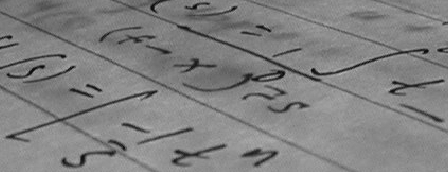
#> input picture skimage.data.text(), 448 x 172 px
$ jupyter execute --allow-errors Szkieletyzacja_zadania.ipynb
#> lines starting #> are read from the running program, lines starting #| are printed output that depends on the picture; after the words box and inside, x2 and y2 are one past the last pixel; in counts of white or black regions, pixels touching at a corner belong together
## Szkieletyzacja (skeletonization)

Szkieletyzacja polega na stopniowym usuwaniu pikseli z krawędzi obiektu, aż pozostanie jego szkielet — cienka linia biegnąca wzdłuż „środka” obiektu.
Szkielet zachowuje:
* kształt (ogólny zarys),
* topologię (połączenia między częściami),
* długość i układ rozgałęzień.

Piksele z brzegu obiektu są usuwane iteracyjnie, ale tylko wtedy, gdy:
* nie naruszają spójności obiektu,
* nie rozdzielają go na kilka części.

## Pocienianie (thinning)

Pocienianie to proces redukcji szerokości obiektu binarnego do linii o grubości jednego piksela, **bez koniecznego zachowania osi symetrii** jak w szkieletyzacji.
Działa poprzez stopniowe „ścienianie” kształtu z krawędzi, aż obiekt stanie się maksymalnie cienki.

[cell 1]
import matplotlib.pyplot as plt
import numpy as np
from skimage.morphology import skeletonize, thin
from skimage.draw import disk
from skimage.util import invert

# Utwórz prosty obiekt (np. dwa połączone okręgi)
image = np.zeros((200, 200), dtype=bool)
rr, cc = disk((100, 70), 40)
image[rr, cc] = 1
rr, cc = disk((100, 130), 40)
image[rr, cc] = 1

# Szkieletyzacja i pocienianie
skeleton = skeletonize(image)
thinned = thin(image)

# Wizualizacja
fig, ax = plt.subplots(1, 3, figsize=(14, 5))
ax[0].imshow(image, cmap='gray')
ax[0].set_title("Oryginalny obiekt")

ax[1].imshow(skeleton, cmap='gray')
ax[1].set_title("Szkieletyzacja (`skeletonize`)")

ax[2].imshow(thinned, cmap='gray')
ax[2].set_title("Pocienianie (`thin`)")

for a in ax:
    a.axis('off')

plt.tight_layout()
plt.show()

[cell 2]
import numpy as np
import matplotlib.pyplot as plt
from skimage import data, color
from skimage.filters import threshold_otsu
from skimage.morphology import skeletonize, thin

# Wczytaj obraz tekstu
img = data.text()
#> img is the input picture: shape (172, 448); min 10, max 197, mean 129.3

# Sprawdź czy RGB czy już 2D
if img.ndim == 3:
    gray = color.rgb2gray(img)
else:
    gray = img.astype(np.float64)
    if gray.max() > 1.0:
        gray /= gray.max()
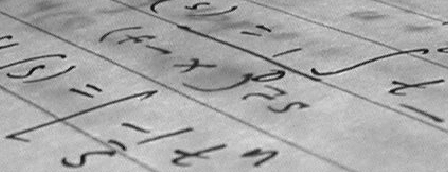
#> gray: shape (172, 448) float64; min 0.0508, max 1, mean 0.656

# Binarizacja
th = threshold_otsu(gray)
#> th = 0.557
binary = gray < th
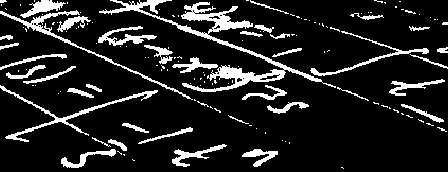
#> binary: shape (172, 448) bool; 13.3% white; 143 white regions (105 under 20 px), largest, box (x1, y1, x2, y2) and area: (99, 0, 336, 92) 2776, (0, 85, 158, 142) 809, (0, 10, 193, 100) 785
binary = binary.astype(bool)

# Szkieletyzacja i pocienianie
skel = skeletonize(binary)
#> skel: shape (172, 448) bool; 4.2% white in thin lines or dots
thin_img = thin(binary)
#> thin_img: shape (172, 448) bool; 4.2% white in thin lines or dots

# Oblicz różnice
only_skel = np.logical_and(skel, np.logical_not(thin_img))   # czerwone
#> only_skel: shape (172, 448) bool; 1.4% white in thin lines or dots
only_thin = np.logical_and(thin_img, np.logical_not(skel))   # niebieskie
#> only_thin: shape (172, 448) bool; 1.5% white in thin lines or dots
both = np.logical_and(skel, thin_img)                        # wspólne (białe)
#> both: shape (172, 448) bool; 2.8% white in thin lines or dots

# Utwórz kolorowy obraz różnic
diff_rgb = np.zeros((*binary.shape, 3))
diff_rgb[..., 0] = only_skel      # red channel
diff_rgb[..., 2] = only_thin      # blue channel
diff_rgb[..., 0:3] += both[..., None]  # dodaj wspólne (biały)

# --- Główne porównanie (4 obrazy) ---
fig, ax = plt.subplots(1, 4, figsize=(18, 5))
ax[0].imshow(binary, cmap='gray')
ax[0].set_title("Obraz binarny (litery)")

ax[1].imshow(skel, cmap='gray')
ax[1].set_title("Szkieletyzacja")

ax[2].imshow(thin_img, cmap='gray')
ax[2].set_title("Pocienianie")

ax[3].imshow(diff_rgb)
ax[3].set_title("Różnice:\nczerwone tylko skeletonize\nniebieskie tylko thin\nbiałe wspólne")

for a in ax:
    a.axis('off')
plt.tight_layout()
plt.show()

# --- Dodatkowe trzy obrazy osobno ---
fig, ax = plt.subplots(1, 3, figsize=(18, 6))

ax[0].imshow(only_skel, cmap='Reds')
ax[0].set_title("czerwone Piksele tylko w `skeletonize()`")

ax[1].imshow(only_thin, cmap='Blues')
ax[1].set_title("niebieskie Piksele tylko w `thin()`")

ax[2].imshow(both, cmap='gray')
ax[2].set_title("białe Piksele wspólne (obie metody)")

for a in ax:
    a.axis('off')

plt.tight_layout()
plt.show()

* Czerwony - Piksele obecne tylko w skeletonize - Ta metoda zostawia nieco „grubsze” fragmenty i rozgałęzienia.
* Niebieski	- Piksele obecne tylko w thin	Pocienianie usuwa więcej pikseli – daje cieńszy, jednolity szkielet.
* Biały	- Piksele wspólne	To „rdzeń” kształtu – wspólna oś uznana przez obie metody.

## Przycinanie (z ang. Pruning) to proces usuwania krótkich, nieistotnych gałązek ze szkieletu obiektu binarnego.
Celem tej operacji jest oczyszczenie szkieletu z drobnych odgałęzień, które powstały w wyniku:

* szumów w obrazie,
* niejednorodnego oświetlenia,
* nieidealnej segmentacji lub binarizacji.

Metody przycinania

* Iteracyjne usuwanie końcówek - najprostsza metoda: w każdej iteracji usuwa się piksele końcowe (z jednym sąsiadem). Po kilku iteracjach znikają krótkie odnogi, ale główny kształt zostaje zachowany.

* Pruning oparty na długości gałęzi. Wykrywa wszystkie gałęzie i mierzy ich długość (np. przez przeszukiwanie grafu). Usuwa tylko te, których długość < ustalonego progu (np. 10 pikseli).

* Pruning morfologiczny - Wykorzystuje operacje morfologiczne (np. hit-or-miss) do usuwania specyficznych wzorców końcówek.

[cell 3]
import numpy as np
import matplotlib.pyplot as plt
from scipy.ndimage import convolve
from skimage import data, color
from skimage.filters import threshold_otsu
from skimage.morphology import skeletonize, remove_small_objects

# --------- 0) Pomocnicze: bezpieczne przygotowanie obrazu binarnego ---------
def to_binary(img):
    """Zwraca obraz binarny (bool) niezależnie od formatu wejścia."""
    if img.dtype == bool and img.ndim == 2:
        return img
    if img.ndim == 3:   # RGB -> gray
        gray = color.rgb2gray(img)
    else:               # już 2D
        gray = img.astype(float)
        if gray.max() > 1.0:  # unormuj jeśli trzeba
            gray /= gray.max()
    th = threshold_otsu(gray)
    return (gray < th)  # ciemne obiekty = True

# Dane i binarizacja
img = data.horse()              # 2D (często bool)
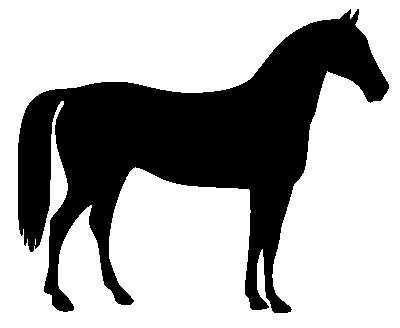
#> input picture skimage.data.horse(), 400 x 328 px
#> img is the input picture: shape (328, 400) bool; 66.9% white; 1 black region, box (x1, y1, x2, y2) and area: (18, 9, 389, 313) 43412
binary = to_binary(img)
binary = remove_small_objects(binary, 64)
#> binary: shape (328, 400) bool; 66.9% white; 1 black region, box (x1, y1, x2, y2) and area: (18, 9, 389, 313) 43418

# Szkieletyzacja
skel = skeletonize(binary)
#> skel: shape (328, 400) bool; 1.4% white in thin lines or dots

# Końcówki i pruning
def find_endpoints(skel_bool):
    """Zwraca maskę końcówek (pikseli z 1 sąsiadem w 8-sąsiedztwie)."""
    # 10 dla centrum, 1 dla sąsiadów -> 10 + 1 = 11 oznacza końcówkę
    kernel = np.array([[1,1,1],
                       [1,10,1],
                       [1,1,1]])
    conv = convolve(skel_bool.astype(np.uint8), kernel, mode='constant', cval=0)
    return conv == 11

def prune_skeleton(skel_bool, max_len=15):
    """
    Iteracyjnie usuwa końcówki do zadanej długości gałązki (max_len w pikselach).
    Każda iteracja odcina 1 piksel na końcu gałęzi.
    """
#> called with max_len = 20
    pruned = skel_bool.copy()
    for _ in range(max_len):
        endpoints = find_endpoints(pruned)
        # zatrzymaj, gdy nie ma już krótkich końcówek
        if not endpoints.any():
            break
        pruned = np.logical_and(pruned, ~endpoints)
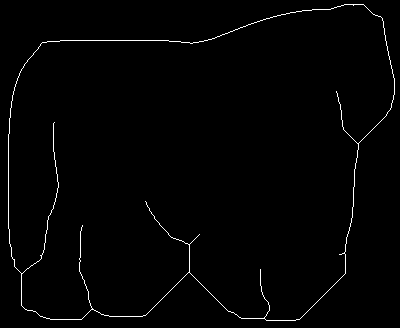
#> pruned: shape (328, 400) bool; 1.2% white in thin lines or dots
    return pruned

pruned = prune_skeleton(skel, max_len=20)

# Wizualizacja: oryginał, szkielet, końcówki, pruning
endpoints_before = find_endpoints(skel)
endpoints_after  = find_endpoints(pruned)
#> in find_endpoints (call 22), `return conv == 11`: returned value: shape (328, 400) bool; 0.01% white in thin lines or dots, all inside (x1, y1, x2, y2) = (54, 91, 340, 270)

fig, ax = plt.subplots(1, 4, figsize=(18, 5))
ax[0].imshow(binary, cmap='gray'); ax[0].set_title("Obraz binarny"); ax[0].axis('off')
ax[1].imshow(skel, cmap='gray');   ax[1].set_title("Szkieletyzacja"); ax[1].axis('off')

# nałóż końcówki przed pruning (czerwone)
ax[2].imshow(skel, cmap='gray')
y, x = np.where(endpoints_before)
#> y = [17, 71, 102, 181, 205, 218, 229, 239, 246, 249, 262]; x = [350, 327, 62, 138, 91, 219, 23, 27, 34, 262, 319]
ax[2].scatter(x, y, s=10, c='r')
ax[2].set_title("Końcówki przed pruning"); ax[2].axis('off')

# szkielet po pruning + końcówki po (niebieskie)
ax[3].imshow(pruned, cmap='gray')
y2, x2 = np.where(endpoints_after)
#> y2 = [91, 122, 201, 225, 234, 254, 269]; x2 = [336, 54, 145, 82, 199, 339, 260]
ax[3].scatter(x2, y2, s=10, c='b')
ax[3].set_title("Szkielet po pruning"); ax[3].axis('off')

plt.tight_layout()
plt.show()
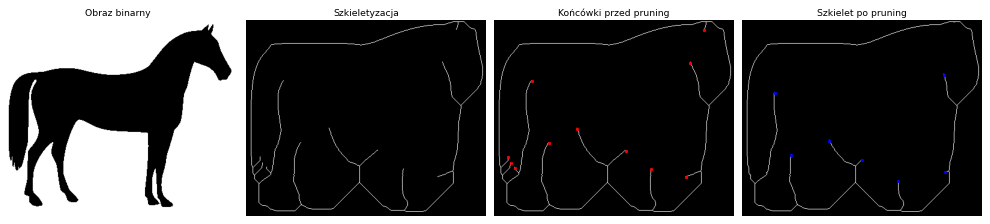
#> figure drawn by matplotlib, 4 panels

# Prosta statystyka
print("Piksele szkieletu (przed):", int(skel.sum()))
#| Piksele szkieletu (przed): 1823
print("Piksele szkieletu (po)   :", int(pruned.sum()))
#| Piksele szkieletu (po)   : 1624
print("Końcówki (przed)         :", int(endpoints_before.sum()))
#| Końcówki (przed)         : 11
print("Końcówki (po)            :", int(endpoints_after.sum()))
#| Końcówki (po)            : 7
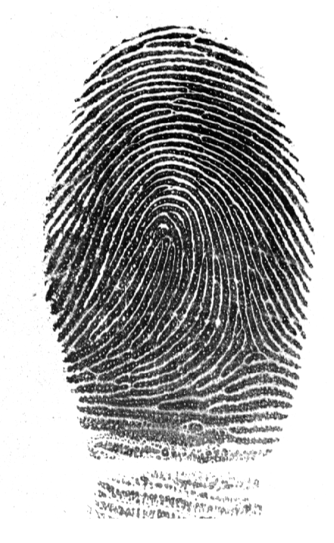
#> input picture lab3/fingerprint_small.png, 334 x 543 px
#> in load_gray, img is the input picture: shape (543, 334, 4); mean R, G, B, A 176, 176, 176, 255

# Zadanie 1. Analiza odcisków palców z wykorzystaniem szkieletyzacji

## Cel zadania
Celem jest przygotowanie obrazu odcisku palca, uzyskanie **jednopikselowego szkieletu linii papilarnych** i automatyczne wykrycie charakterystycznych punktów (**minucji**):
- **zakończeń linii** (ridge endings),
- **rozwidleń linii** (bifurcations).

### Etapy
1. Wczytanie obrazu w skali szarości.
2. Poprawa kontrastu (np. CLAHE).
3. Binaryzacja (Odsu, Sauvola).
4. Usunięcie drobnych zakłóceń (morfologia).
5. Szkieletyzacja.
6. Wykrywanie minucji metodą **Crossing Number**.
7. Wizualizacja i interpretacja wyników.

## Skąd pobrać obrazy odcisków palców?

*  NIST Special Database 302: https://www.nist.gov/itl/iad/btg/nist-special-database-302?utm_source=chatgpt.com
*  Tsinghua Simulated Fingerprint Database: https://ivg.au.tsinghua.edu.cn/dataset/TDFD.php

[cell 4]
def display_image(images, titles=None, cmap='gray'):
    """
    Wyświetla maksymalnie trzy obrazy w każdym wierszu.

    Parametry:
    images : list
        Lista obrazów do wyświetlenia.
    titles : list, opcjonalnie
        Lista tytułów dla każdego obrazu. Jeśli None, nie wyświetla tytułów.
    cmap : str, opcjonalnie
        Kolor mapy do użycia przy wyświetlaniu obrazów (domyślnie 'gray').
    """
#> called with cmap = 'gray'
    n = len(images)
#> n = 1
    if n == 0:
        return

    columns = min(3, n)
#> columns = 1
    rows = (n + columns - 1) // columns
#> rows = 1
    fig, axes = plt.subplots(rows, columns, figsize=(5 * columns, 5 * rows), squeeze=False)

    for i, image in enumerate(images):
        ax = axes[i // columns, i % columns]
        ax.imshow(image, cmap=cmap)
        if titles is not None:
            ax.set_title(titles[i])
        ax.axis('off')
#> this loop made 1 pass

    for i in range(n, rows * columns):
        axes[i // columns, i % columns].axis('off')

    plt.tight_layout()
    plt.show()

[cell 5]
import cv2
import numpy as np
import matplotlib.pyplot as plt
from scipy import ndimage as ndi
from skimage import io, color, filters, morphology

def load_gray(path):
    img = io.imread(path)
    if img.ndim == 3:
        img = color.rgb2gray(img[..., :3])
    return img / img.max()

gray = load_gray("fingerprint_small.png")
display_image([gray], titles=["Obraz wejściowy"])

## 1. Przygotowanie obrazu i binaryzacja
1. **Filtr Gaussa** usuwa drobny szum, żeby CLAHE go nie wzmocniło.
2. **CLAHE** poprawia lokalny kontrast.
3. **Maska ROI**: mocno rozmyty obraz jest ciemny tam, gdzie jest odcisk, a jasny na tle. Progujemy go metodą Otsu i lekko zmniejszamy (erozja), żeby odciąć brzeg odcisku.
4. **Binaryzacja Sauvola** (próg lokalny) daje linie = `True`.
5. **Czyszczenie**: usuwamy małe obiekty i zalewamy małe dziurki (pory).

[cell 6]
GAUSS_SIGMA = 1.0
SAUVOLA_WINDOW = 25
MIN_OBJECT_SIZE = 22

smooth = filters.gaussian(gray, sigma=GAUSS_SIGMA)
clahe_image = cv2.createCLAHE(clipLimit=2.0, tileGridSize=(8, 8)).apply((smooth * 255).astype(np.uint8))

roi = filters.gaussian(gray, sigma=10) < filters.threshold_otsu(filters.gaussian(gray, sigma=10))
#> roi: shape (543, 334) bool; 47.2% white; 1 white region, box (x1, y1, x2, y2) and area: (47, 30, 304, 449) 85670
roi = ndi.binary_fill_holes(roi)
roi = ndi.binary_erosion(roi, iterations=10)
#> roi: shape (543, 334) bool; 41.7% white; 1 white region, box (x1, y1, x2, y2) and area: (57, 40, 294, 439) 75602

otsu_img = (clahe_image < filters.threshold_otsu(clahe_image)) & roi
#> otsu_img: shape (543, 334) bool; 29.5% white; 15 white regions (6 under 20 px), largest, box (x1, y1, x2, y2) and area: (57, 74, 294, 439) 50110, (95, 65, 250, 102) 829, (100, 58, 245, 86) 741
bin_img = (clahe_image < filters.threshold_sauvola(clahe_image, window_size=SAUVOLA_WINDOW)) & roi
#> bin_img: shape (543, 334) bool; 20.5% white; 90 white regions (14 under 20 px), largest, box (x1, y1, x2, y2) and area: (63, 157, 253, 342) 5518, (58, 115, 292, 256) 4131, (91, 206, 192, 372) 3214

#> (the rest of this cell did not finish here and is left out)

## 2. Szkieletyzacja i przycinanie
Pruning: `PRUNE_LEN` razy obcinamy końcówki (piksele z jednym sąsiadem), potem tyle samo razy „odrastamy” po oryginalnym szkielecie. Krótkie gałązki znikają, długie linie wracają do pełnej długości.

[cell 7]
PRUNE_LEN = 12
K = np.array([[1, 1, 1], [1, 10, 1], [1, 1, 1]])   # wynik 11 = piksel szkieletu z 1 sąsiadem

def endpoints(sk):
    return ndi.convolve(sk.astype(int), K, mode='constant') == 11

def prune(skel, n=PRUNE_LEN):
    sk = skel.copy()
    for _ in range(n):
        sk &= ~endpoints(sk)
    grow = endpoints(sk)
    for _ in range(n):
        grow = ndi.binary_dilation(grow, np.ones((3, 3))) & skel & ~sk
        sk |= grow
    return morphology.skeletonize(sk)

#> (the rest of this cell did not finish here and is left out)

## 3. Wykrywanie minucji – Crossing Number

Dla każdego piksela szkieletu liczymy liczbę zmian wartości w cyklicznym otoczeniu 8 sąsiadów:

$$CN = \frac{1}{2}\sum_{i=1}^{8}|P_i-P_{i+1}|,\qquad P_9=P_1.$$

Interpretacja (dla poprawnie wyznaczonego, jednopikselowego szkieletu):
- `CN = 1` – zakończenie linii,
- `CN = 2` – punkt ciągłej linii,
- `CN = 3` – rozwidlenie.

Punkty wykryte przy brzegu obszaru zainteresowania często nie są rzeczywistymi minucjami. Dlatego wykluczamy je i grupujemy sąsiadujące wykrycia. Wynik jest **heurystyczny**, nie stanowi gotowego systemu identyfikacji biometrycznej.

[cell 8]
BORDER = 15   # minucje bliżej brzegu ROI niż 15 px odrzucamy

def crossing_number(sk):
    p = np.pad(sk.astype(int), 1)
#> p: shape (330, 402) int64; values 0 (black) and 1 (white), 1.2% white in thin lines or dots
    h, w = sk.shape
#> h = 328; w = 400
    # 8 sąsiadów po kolei dookoła piksela
    n = [p[1+dy:1+dy+h, 1+dx:1+dx+w] for dy, dx in [(-1,0),(-1,1),(0,1),(1,1),(1,0),(1,-1),(0,-1),(-1,-1)]]
#> n = 8 items
    cn = sum(abs(n[i] - n[(i + 1) % 8]) for i in range(8)) // 2
#> cn: shape (328, 400) int64; 4 distinct labels, from 0 to 3
    return cn * sk
#> returned value: shape (328, 400) int64; 4 distinct labels, from 0 to 3

def find_minutiae(sk, roi):
    cn = crossing_number(sk)
    inside = ndi.binary_erosion(roi, iterations=BORDER)
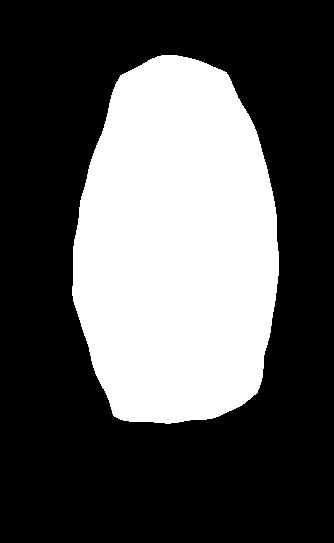
#> inside: shape (543, 334) bool; 33.8% white; 1 white region, box (x1, y1, x2, y2) and area: (72, 55, 279, 424) 61376
    ends = np.argwhere((cn == 1) & inside)
    lab, n = ndi.label((cn >= 3) & inside, structure=np.ones((3, 3)))   # sklejone piksele rozwidlenia = 1 punkt
    bifs = np.array(ndi.center_of_mass(lab > 0, lab, range(1, n + 1))).reshape(-1, 2)
    return ends, bifs

def show(ax, img, ends, bifs, title):
    ax.imshow(img, cmap='gray')
    ax.scatter(ends[:, 1], ends[:, 0], s=40, facecolors='none', edgecolors='red', label=f"zakończenia ({len(ends)})")
    ax.scatter(bifs[:, 1], bifs[:, 0], s=40, facecolors='none', edgecolors='lime', label=f"rozwidlenia ({len(bifs)})")
    ax.set_title(title); ax.axis('off'); ax.legend(loc='lower right', fontsize=8)

#> (the rest of this cell did not finish here and is left out)

## 4. Zadania do wykonania przez studentów

1. **Wykonaj cały algorytm** dla obrazu testowego i zapisz wizualizacje etapów (Obraz oryginalny, Obraz po poprawie kontrastu, Obraz po binaryzacji, Obraz po operacjach morfologicznych, Obraz po szkieletyzacji, Szkielet z zaznaczonymi zakończeniami, rozwidleniami linii, minucjami)
2. **Zmień parametr** `SAUVOLA_WINDOW` na 15, 25 i 41. Porównaj otrzymane szkielety i liczby minucji.
3. **Zmień** `MIN_OBJECT_SIZE` na 10, 22 i 50. Sprawdź, czy zmienia się liczba fałszywych zakończeń.
4. Wczytaj **inny obraz odcisku palca** i oceń jakość działania algorytmu.
5. Wskaż na obrazie co najmniej **dwa błędnie wykryte punkty** i wyjaśnij, skąd się wzięły (jeśli błędów nie ma, opisz mechanizm ich powstawania).

### Zadanie 1
Wszystkie etapy pokazane wyżej; zapisujemy je do katalogu `wyniki/`.

[cell 9]
import os
os.makedirs("wyniki", exist_ok=True)
#> (the rest of this cell did not finish here and is left out)

### Zadanie 2 i 3
Cały algorytm w jednej funkcji, żeby łatwo zmieniać parametry.

[cell 10]
def run(gray, window=SAUVOLA_WINDOW, min_size=MIN_OBJECT_SIZE):
    smooth = filters.gaussian(gray, sigma=GAUSS_SIGMA)
    clahe = cv2.createCLAHE(clipLimit=2.0, tileGridSize=(8, 8)).apply((smooth * 255).astype(np.uint8))
    blur = filters.gaussian(gray, sigma=10)
    roi = ndi.binary_erosion(ndi.binary_fill_holes(blur < filters.threshold_otsu(blur)), iterations=10)
    b = (clahe < filters.threshold_sauvola(clahe, window_size=window)) & roi
    b = morphology.remove_small_holes(morphology.remove_small_objects(b, max_size=min_size), max_size=min_size)
    sk = prune(morphology.skeletonize(b))
    e, f = find_minutiae(sk, roi)
    return sk, e, f

def compare(name, values):
#> called with name = 'window'
    fig, ax = plt.subplots(1, len(values), figsize=(6 * len(values), 9))
    for a, v in zip(ax, values):
        sk, e, f = run(gray, **{name: v})
        show(a, sk, e, f, f"{name} = {v}")
        print(f"{name} = {v}: zakończenia = {len(e)}, rozwidlenia = {len(f)}")
#> this loop made 1 pass
#> pass 1, in run, `blur = filters.gaussian(gray, sigma=10)`:
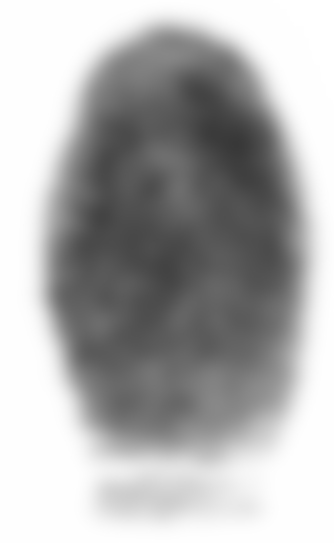
#> blur: shape (543, 334) float64; min 0.222, max 1, mean 0.69
    plt.tight_layout(); plt.show()

#> (the rest of this cell did not finish here and is left out)

**Wnioski (zad. 2):** Okno 15 daje 102 zakończenia i 61 rozwidleń, okno 25: 107 i 65, okno 41: 106 i 70. Małe okno (15 px, porównywalne z odstępem linii) daje cieńsze, częściej przerwane linie. Duże okno (41 px) daje grubsze linie, które w ciemnych miejscach zlewają się z sąsiednimi (mostki), dlatego rośnie liczba rozwidleń. Szkielet w środku odcisku jest dla wszystkich okien prawie taki sam; różnice są na brzegach i w miejscach o słabym kontraście.

#> (a cell that did not finish here is left out)

**Wnioski (zad. 3):** `MIN_OBJECT_SIZE` = 10, 22, 50 daje odpowiednio 105, 107 i 105 zakończeń, więc liczba fałszywych zakończeń prawie się nie zmienia (drobne fragmenty i tak usuwa przycinanie szkieletu). Zmienia się za to liczba rozwidleń: 81 → 65 → 61. Przy małej wartości `remove_small_holes` nie zalewa porów w liniach, a każda dziurka w linii daje w szkielecie pętelkę, czyli dwa fałszywe rozwidlenia.

### Zadanie 4 – inny odcisk palca

[cell 12]
other = load_gray("fingerprint_other.png")
#> call 2 of load_gray, with path = 'fingerprint_other.png'
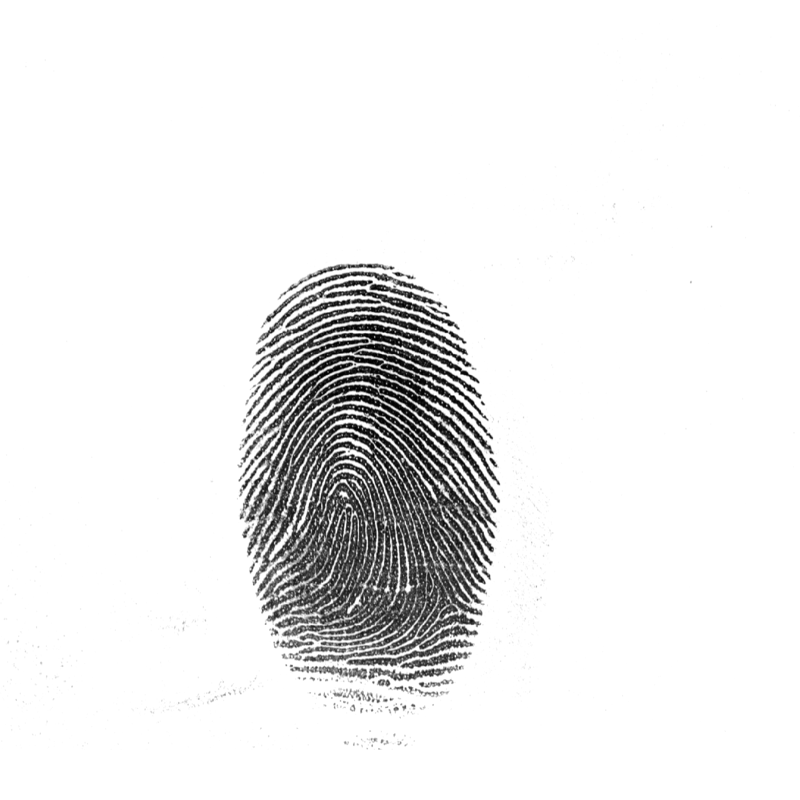
#> input picture lab3/fingerprint_other.png, 800 x 800 px
#> in load_gray, img is the input picture: shape (800, 800); min 0, max 255, mean 236.2
#> (the rest of this cell did not finish here and is left out)

#> call 3 of run, with window = 25, min_size = 22
#> in run (call 3), `roi = ndi.binary_erosion(ndi.binary_fill_holes(blur < filters.threshol..`: roi: shape (800, 800) bool; 11.3% white; 1 white region, box (x1, y1, x2, y2) and area: (256, 278, 484, 670) 72207
#> in run (call 3), `b = (clahe < filters.threshold_sauvola(clahe, window_size=window)) & roi`:
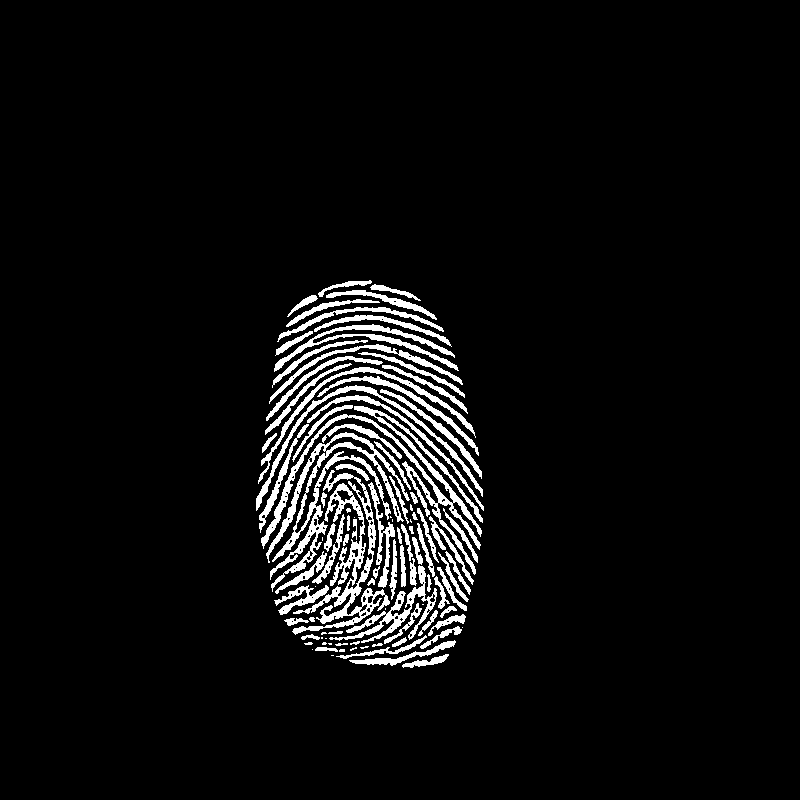
#> b: shape (800, 800) bool; 5.4% white; 99 white regions (21 under 20 px), largest, box (x1, y1, x2, y2) and area: (266, 432, 410, 592) 3686, (261, 406, 483, 575) 3627, (292, 470, 390, 635) 3479
